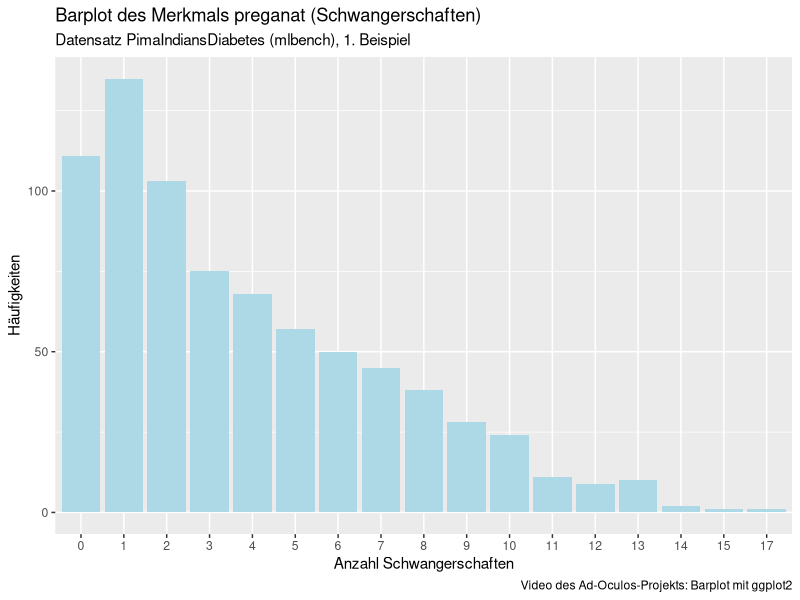
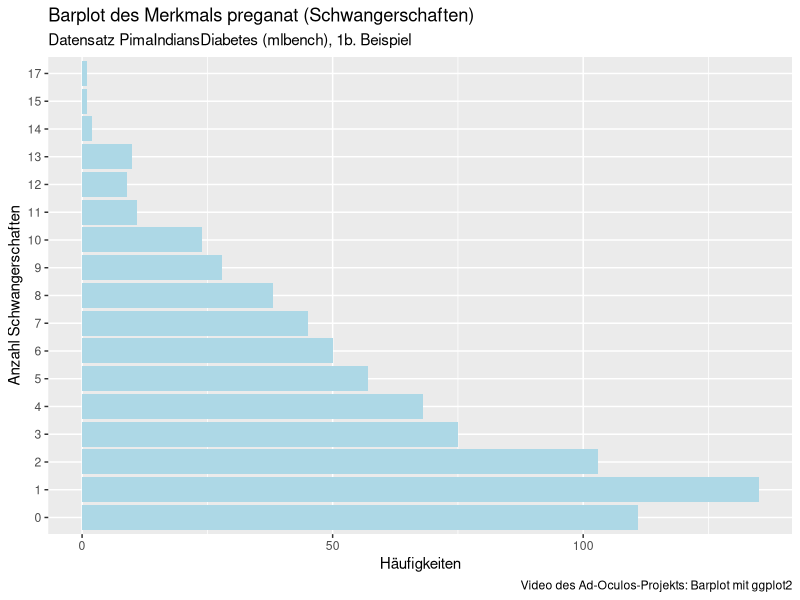
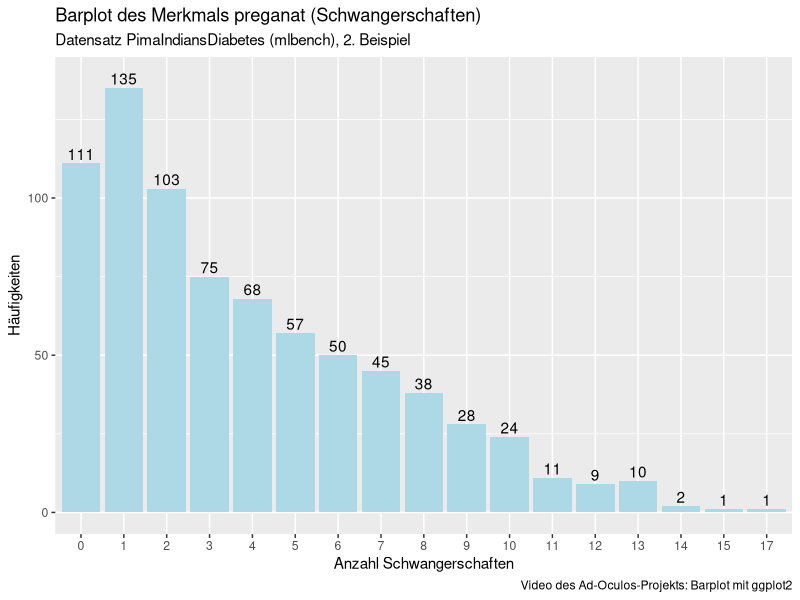
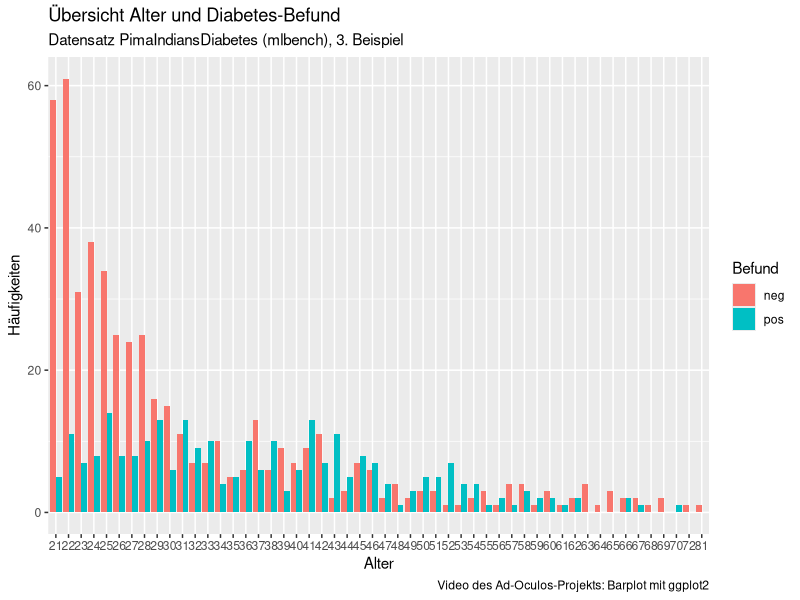
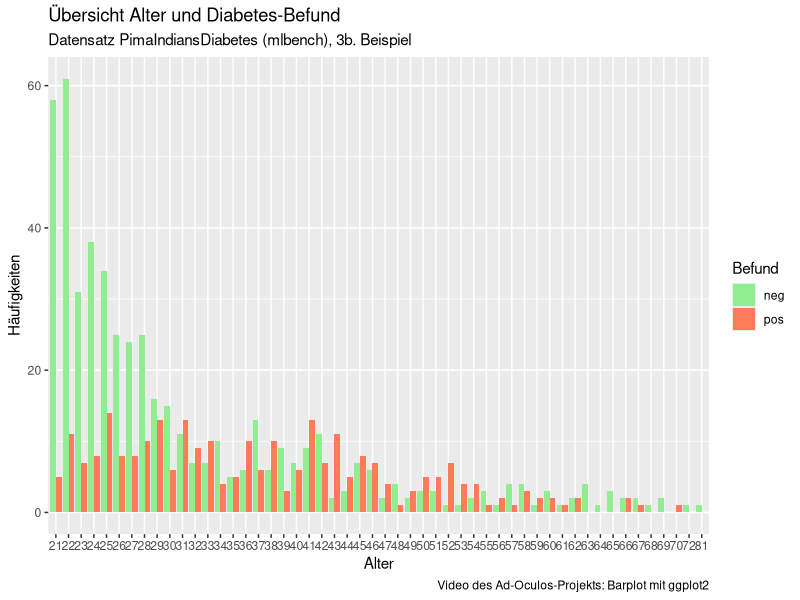
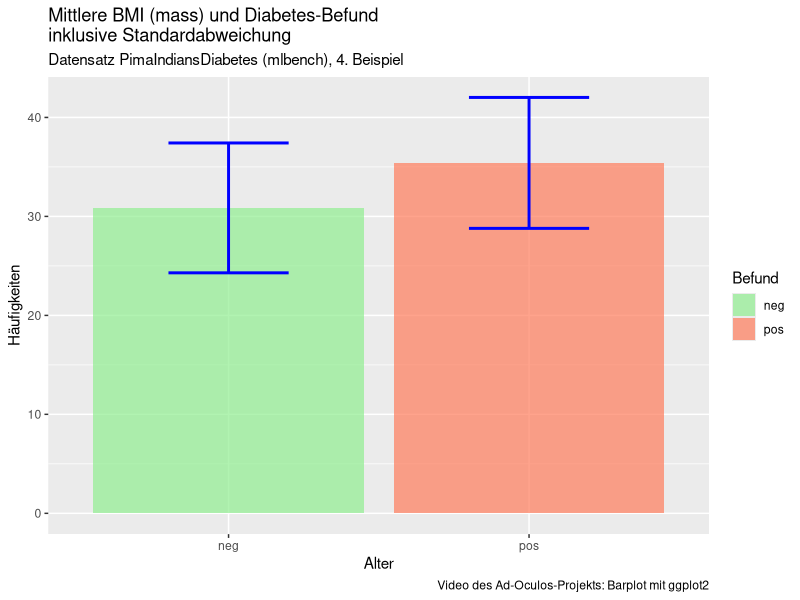

Generate these figures, in order, with R:
################################################################################
## Das R-Grafiksystem ggplot2
## Video Barplot mit ggplot2
##
## Günter Faes, https://www.faes.de/ad-oculos/
## Version 1.0, 18.05.2021
##
## Ein Einstieg in die grafische Darstellung mit ggplot2 stellen die Videos
## Histogramm mit ggplot2, YouTube-Link: https://youtu.be/grHN1H7pGA4
## und
## Boxplot mit ggplot2, YouTube-Link: https://youtu.be/2GueHuCGH4A
## dar. 
##
################################################################################

## Laden der benötigten Pakete:
library(ggplot2)
library(mlbench)  # Machine Learning Benchmark Problems, Beispieldaten

data(PimaIndiansDiabetes)

## Information zum Datensatz PimaIndiansDiabetes:
# pregnant:	Number of times pregnant
# glucose:	Plasma glucose concentration (glucose tolerance test)
# pressure:	Diastolic blood pressure (mm Hg)
# triceps:	Triceps skin fold thickness (mm)
# insulin:	2-Hour serum insulin (mu U/ml)
# mass:   	Body mass index (weight in kg/(height in m)\^2)
# pedigree:	Diabetes pedigree function
# age:    	Age (years)
# diabetes:	Class variable (test for diabetes)


## Nur um den Datensatznamen handlicher zu machen:
PID <- PimaIndiansDiabetes


## Pruefen auf NA's:
Anzahl_NA = 0
Anzahl_NA <- sum(is.na.data.frame(PID))
if(Anzahl_NA != 0) {
  cat("   ", Anzahl_NA, " NAs vorhanden, werden entfernt!", "\n", "\n")
  PID <- na.exclude(PID)
} else {
  print("Datensatz vollstaendig!")
}

## Ein paar Informationen über den Datensatz:
View(PID)       
str(PID)     # Darstellung der Struktur
summary(PID) # Beschreibung der Verteilung


## --------------------- Barplotbeispiele -----------------------

## ----------------------1. Beispiel: ---------------------------
# Übersicht über die Schwangerschaften (pregnant)
ggplot(PID, aes(x = as.factor(pregnant))) +
  # Barplot erzeugen:
  geom_bar(fill = "lightblue") + 
  # Beschriftung hinzufügen:
  labs(title = "Barplot des Merkmals preganat (Schwangerschaften)",
       subtitle = "Datensatz PimaIndiansDiabetes (mlbench), 1. Beispiel",
       caption = "Video des Ad-Oculos-Projekts: Barplot mit ggplot2",
       x = "Anzahl Schwangerschaften",
       y = "Häufigkeiten")

## ----------------------1b. Beispiel: --------------------------
# Übersicht über die Schwangerschaften (pregnant)
# Barplot als horizontale Dartsellung:
ggplot(PID, aes(x = as.factor(pregnant))) +
  # Barplot erzeugen:
  geom_bar(fill = "lightblue") + 
  # Beschriftung hinzufügen:
  labs(title = "Barplot des Merkmals preganat (Schwangerschaften)",
       subtitle = "Datensatz PimaIndiansDiabetes (mlbench), 1b. Beispiel",
       caption = "Video des Ad-Oculos-Projekts: Barplot mit ggplot2",
       x = "Anzahl Schwangerschaften",
       y = "Häufigkeiten") +
  # Horizontale Darstellung:
  coord_flip()



## ----------------------2. Beispiel: ---------------------------
# Übersicht über die Schwangerschaften (pregnant)
# Hinzufügen zur Grafik die Anzahl Beobachtungen.Dazu wird ein neur
# Dataframe gebildet.

Schwanger <- data.frame(table(as.factor(PID$pregnant)))
names(Schwanger) <- c("Schwangerschaften", "Häufigkeit")
View(Schwanger)

ggplot(Schwanger, aes(x = Schwangerschaften, y = Häufigkeit)) +
  # Barplot über geom_col erzeugen:
  geom_col(fill = "lightblue") + 
  # Beschriftung hinzufügen:
  labs(title = "Barplot des Merkmals preganat (Schwangerschaften)",
       subtitle = "Datensatz PimaIndiansDiabetes (mlbench), 2. Beispiel",
       caption = "Video des Ad-Oculos-Projekts: Barplot mit ggplot2",
       x = "Anzahl Schwangerschaften",
       y = "Häufigkeiten") + 
  # Anzahl Beobachtungen hinzufügen:
  geom_text(aes(label = Häufigkeit), nudge_y = 3)
  

## ----------------------3. Beispiel: ---------------------------
# Übersicht Diabetes in Abhängigkeit zum Alter

# Erstellen eines Dataframes Alter/Diabetes-Befund/Häufigkeit:
Diabetes <- data.frame(table(PID$age, PID$diabetes))
names(Diabetes) <- c("Alter", "Befund", "Häufigkeit")
View(Diabetes)


ggplot(Diabetes) +
  # Barplot über geom_col erzeugen:
  #Durch position_dodge() wird die Azahl neg/pos nebeneinander ausgegeben.
  geom_col(aes(x = Alter, y = Häufigkeit, fill = Befund), position = position_dodge()) +
  # Beschriftung hinzufügen:
  labs(title = "Übersicht Alter und Diabetes-Befund",
       subtitle = "Datensatz PimaIndiansDiabetes (mlbench), 3. Beispiel",
       caption = "Video des Ad-Oculos-Projekts: Barplot mit ggplot2",
       x = "Alter",
       y = "Häufigkeiten")  


## ----------------------3b. Beispiel: ---------------------------
# Übersicht Diabetes in Abhängigkeit zum Alter
# Einstellen der Balkenfarbe in negativ = grün und positiv = rot

ggplot(Diabetes) +
  # Barplot über geom_col erzeugen:
  #Durch position_dodge() wird die Azahl neg/pos nebeneinander ausgegeben.
  geom_col(aes(x = Alter, y = Häufigkeit, fill = Befund),
           position = position_dodge())+
  # Setzen der Balkenfarbe:
  #(Eine Quelle für den Hex-Code ist: https://encycolorpedia.de/html)
  scale_fill_manual(values = c("lightgreen", "#ff7b5a")) +
  
  # Beschriftung hinzufügen:
  labs(title = "Übersicht Alter und Diabetes-Befund",
       subtitle = "Datensatz PimaIndiansDiabetes (mlbench), 3b. Beispiel",
       caption = "Video des Ad-Oculos-Projekts: Barplot mit ggplot2",
       x = "Alter",
       y = "Häufigkeiten")  


## --------------------- 4. Beispiel: ---------------------------
# Übersicht Diabetes in Abhängigkeit zum mittleren BMI (mass)

# Erstellen eines Dataframes mass (BMI) und diabetes:
# (mass = 0 wird als unwahrscheinliche Beobachtung ausgeschlossen!)
BMI <- data.frame(mass = PID$mass[PID$mass > 0], diabetes = PID$diabetes[PID$mass > 0])
View(BMI)

# Mittelwert & Standardabweichung für mass wenn diabetes = negativ:
BMI_MW_neg <- mean(BMI$mass[BMI$diabetes == "neg"]); BMI_MW_neg
BMI_Sd_neg <- sd(BMI$mass[BMI$diabetes == "neg"]); BMI_Sd_neg

# Mittelwert & Standardabweichung für mass wenn diabetes = positiv:
BMI_MW_pos <- mean(BMI$mass[BMI$diabetes == "pos"]); BMI_MW_pos
BMI_Sd_pos <- sd(BMI$mass[BMI$diabetes == "pos"]); BMI_Sd_pos

# Dataframe zur Darstellung als Barplot basteln:
BMI_neg <- c(BMI_MW_neg, BMI_Sd_neg)
BMI_pos <- c(BMI_MW_pos, BMI_Sd_pos)
BMI_Stat <- rbind(BMI_neg, BMI_pos)
BMI_Stat <- data.frame(BMI_Stat)
names(BMI_Stat) <- c("MW", "StdAbw")
BMI_Stat$Befund <- c("neg", "pos")
BMI_Stat    # Ausgabe des Dataframes BMI_Stat

ggplot(BMI_Stat) +
  # Barplot:
  geom_bar(aes(x = Befund, y = MW, fill = Befund), stat = "identity", alpha = 0.7) +
  # Errorbar für die Standardabweichung hinzufügen:
  geom_errorbar(aes(x = Befund, ymin = MW-StdAbw, ymax = MW+StdAbw),
                color = "blue",
                size = 1,
                width = 0.4) +
  # Setzen der Balkenfarbe:
  scale_fill_manual(values = c("lightgreen", "#ff7b5a")) +
    # Beschriftung hinzufügen:
  labs(title = "Mittlere BMI (mass) und Diabetes-Befund\ninklusive Standardabweichung",
       subtitle = "Datensatz PimaIndiansDiabetes (mlbench), 4. Beispiel",
       caption = "Video des Ad-Oculos-Projekts: Barplot mit ggplot2",
       x = "Alter",
       y = "Häufigkeiten")  

## ---- Skript-Ende -------









